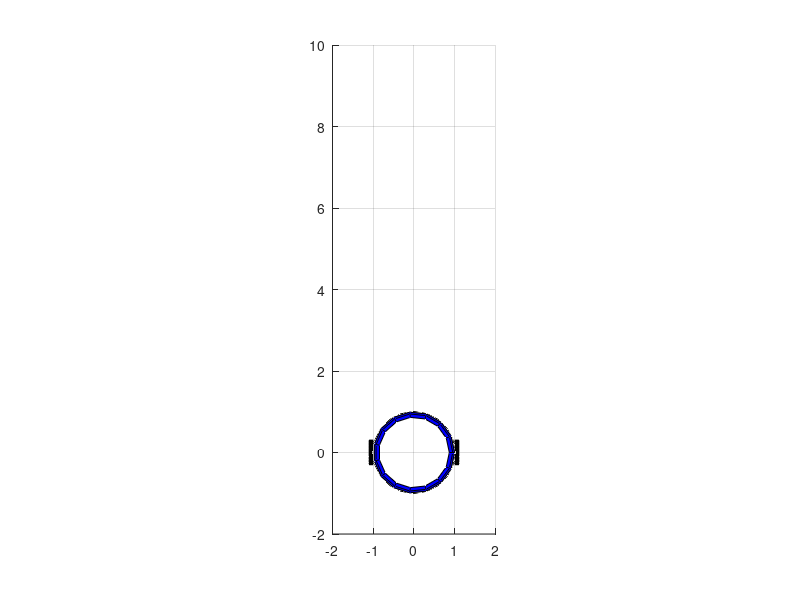

MATLAB code for this plot: (Note: this script raises an error after producing the figure.)
clear
clf
%limites
ax = axes('XLim',[-2 2],'YLim',[-2 10],'ZLim',[-1.5 1.5]);
view(3);
grid on;
axis equal;

[xc, yc, zc] = cylinder([0.1 0.0]);
[x, y, z ] = cylinder([0.2 0.2]);
[xw,yw,zw] = cylinder([-0.2 -0.2]);

[a,b,c] = sphere (2^4-1);
a = a(8:end,:);
b = b(8:end,:);
c = c(8:end,:);
h(1) = surface(a,b,c + 1, 'FaceColor', 'blue');
h(2) = surface(5*x, 5*y, z);
h(3) = surface(0.1*z - 1.1,1.5*x,1.5*y, 'FaceColor', 'black');
h(4) = surface(0.1*z + 1,1.5*x,1.5*y, 'FaceColor', 'black');

% Create group object and parent surfaces
t = hgtransform('Parent',ax);
set(h,'Parent',t)

set(gcf,'Renderer','opengl')

drawnow

% lon = [0 1 2 3 4   5 6  7    8 9 10];
% lat = [0 1 1 1 0   0 0 -1  -1 -1 -1];
% bea = [0 -0.5 0 0 0.5 0 0 0.5 0 0 0];

sheet = xlsread('DadosTeste.xlsx');
len = length(sheet(:,1));
lat = sheet(2:len,1);
lon = sheet(2:len,2);
bea = sheet(2:len,3);

lat = lat';
lon = lon';
bea = bea';

for i = 1:numel(lat)
    
    trans = makehgtform('translate',[lat(i) lon(i) 0]);
    rotz = makehgtform('zrotate',bea(i));
    set(t,'Matrix',trans*rotz);
    pause(1);
end